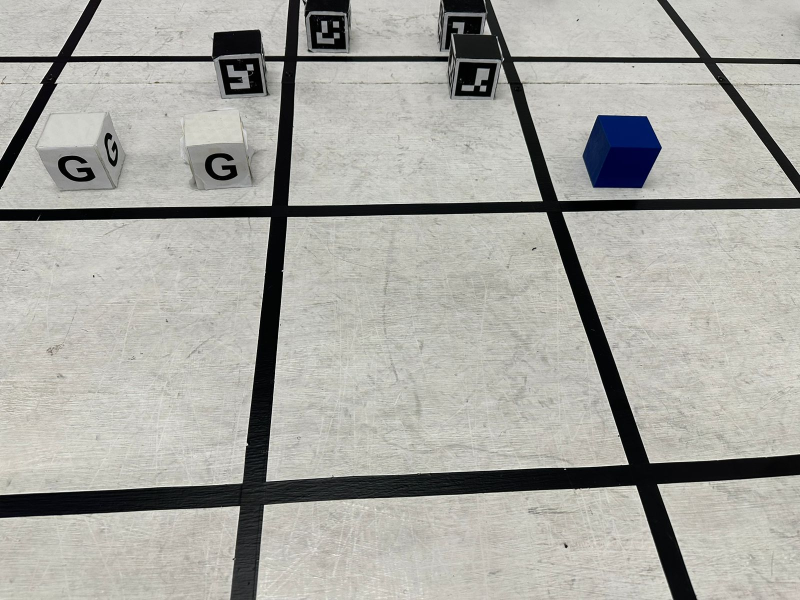
#> input picture Vision/lineas1.jpeg, 1600 x 1200 px, found by its file name (shown at 1/2 size)
$ python getline.py
#> lines starting #> are read from the running program, lines starting #| are printed output that depends on the picture; after the words box and inside, x2 and y2 are one past the last pixel; in counts of white or black regions, pixels touching at a corner belong together
import cv2
import numpy as np
import imutils

def get_countourn(image):
    # Convert the image to grayscale
    gray = cv2.cvtColor(image, cv2.COLOR_BGR2GRAY)

    # Apply Canny edge detection
    edges = cv2.Canny(gray, threshold1=50, threshold2=150)

    # Find contours in the edge-detected image
    contours, _ = cv2.findContours(edges, cv2.RETR_EXTERNAL, cv2.CHAIN_APPROX_SIMPLE)

    # Create an empty image to draw the detected lines
    result = np.zeros_like(image)

    # Define the lower and upper bounds for black color in BGR format
    lower_black = np.array([0, 0, 0], dtype=np.uint8)
    upper_black = np.array([30, 30, 30], dtype=np.uint8)

    # Iterate through the contours and filter black lines
    for contour in contours:
        x, y, w, h = cv2.boundingRect(contour)
        roi = image[y:y+h, x:x+w]

        # Calculate the mean color of the region of interest (ROI)
        mean_color = np.mean(roi, axis=(0, 1))

        # Check if the mean color falls within the black color range
        if np.all(mean_color >= lower_black) and np.all(mean_color <= upper_black):
            cv2.drawContours(result, [contour], -1, (0, 255, 0), 2)  # Draw the contour in green
    return result

# Load the image
image = imutils.resize(cv2.imread('/home/jabv/Desktop/LARC-2023/Vision/lineas1.jpeg'),width=640)
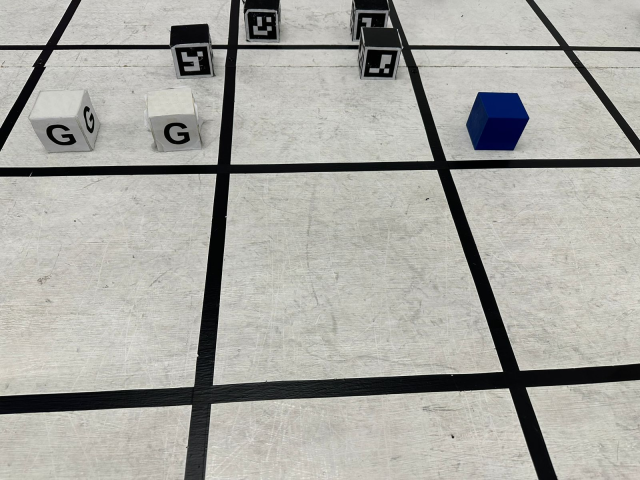
#> image: shape (480, 640, 3); mean B, G, R 162.2, 167.8, 168.2

resp = get_countourn(image)
#> in get_countourn, `edges = cv2.Canny(gray, threshold1=50, threshold2=150)`:
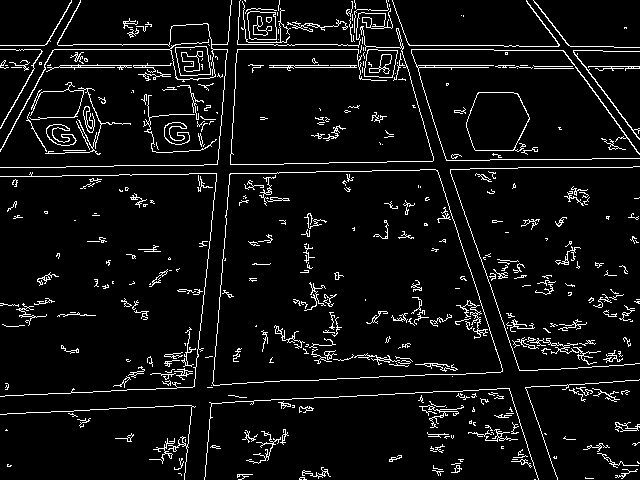
#> edges: shape (480, 640); 6.3% white in thin lines or dots
#> in get_countourn, `contours, _ = cv2.findContours(edges, cv2.RETR_EXTERNAL, cv2.CHAIN_APP..`: contours = 326 contours, 276 with area under 20; largest, box (x1, y1, x2, y2) and area: (212, 169, 503, 386) 51586, (466, 92, 530, 152) 2982, (175, 46, 211, 76) 874, (364, 49, 398, 78) 790, (247, 11, 277, 40) 742
#> the loop in get_countourn, `for contour in contours:` made 326 passes
#> (x, y, w, h, mean_color) on passes 3 to 5: (299, 477, 8, 3, [199.2, 208.2, 212.2]), (237, 474, 16, 6, [195.3, 203.2, 206.3]), (178, 473, 4, 3, [174.2, 182.2, 185.7])
#> after the loop in get_countourn, `for contour in contours:`:
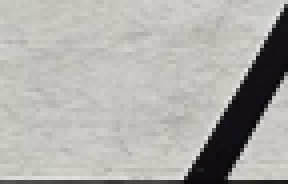
#> roi: shape (46, 72, 3) (shown 4 times larger); mean B, G, R 170.1, 173.6, 174.5
cv2.imshow('image', resp)


cv2.waitKey(0)
cv2.destroyAllWindows()

$ run again, with Vision/lineas2.jpeg copied over Vision/lineas1.jpeg
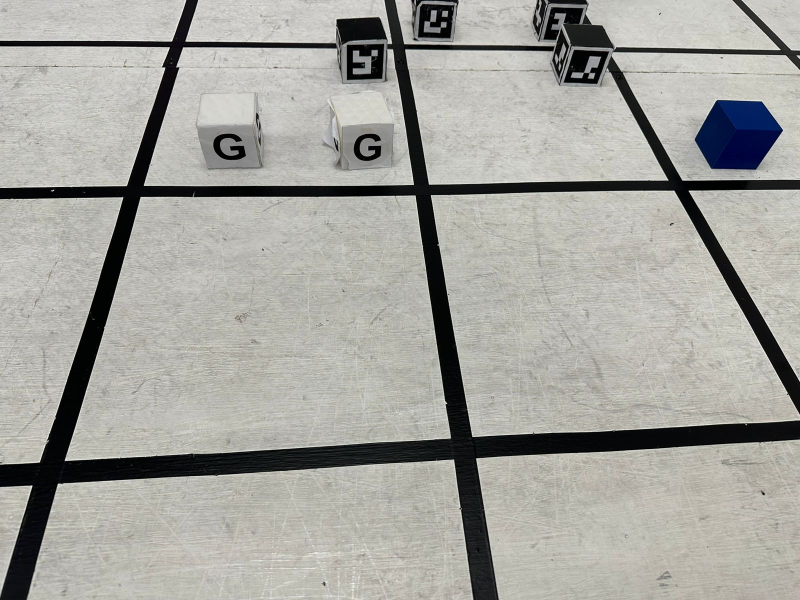
#> input picture Vision/lineas2.jpeg, 1600 x 1200 px, found by its file name (shown at 1/2 size)
#> in get_countourn, `edges = cv2.Canny(gray, threshold1=50, threshold2=150)`:
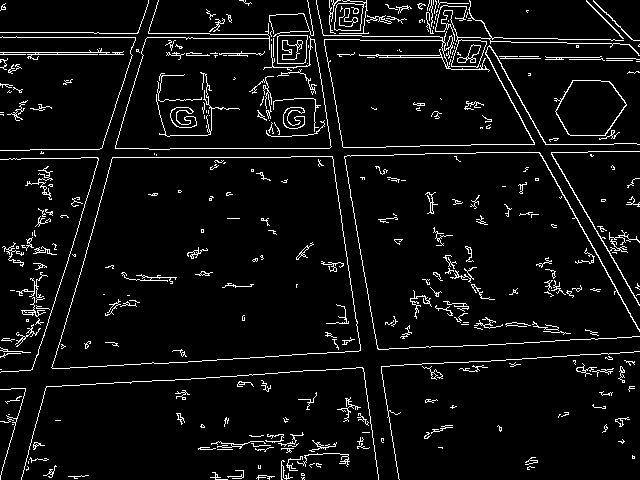
#> edges: shape (480, 640); 5.6% white in thin lines or dots
#> contours = 294 contours, 259 with area under 20; largest, box (x1, y1, x2, y2) and area: (51, 156, 361, 369) 53394, (554, 80, 627, 136) 2942, (277, 35, 308, 64) 809, (435, 0, 640, 68) 770, (334, 0, 369, 34) 704
#> the loop in get_countourn, `for contour in contours:` made 294 passes
#> (x, y, w, h, mean_color) on passes 1 to 3: (301, 477, 4, 3, [171.8, 180.8, 184.8]), (256, 475, 19, 5, [189.3, 196, 196.6]), (68, 475, 21, 4, [176.4, 186.2, 186.2])
#> after the loop in get_countourn, `for contour in contours:`:
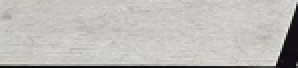
#> roi: shape (34, 149, 3) (shown 2 times larger); mean B, G, R 183.8, 187.5, 188.5

$ run again, with Vision/lineas3.jpeg copied over Vision/lineas1.jpeg
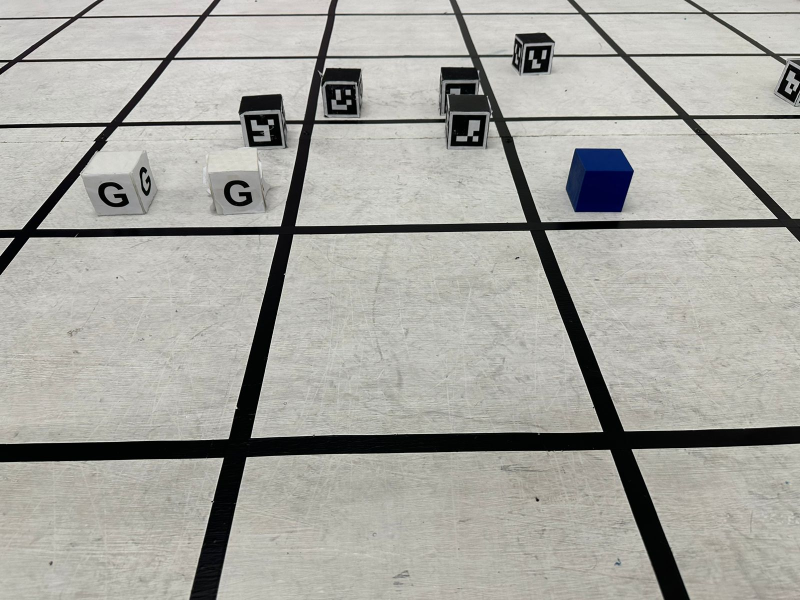
#> input picture Vision/lineas3.jpeg, 1600 x 1200 px, found by its file name (shown at 1/2 size)
#> `image = imutils.resize(cv2.imread('/home/jabv/Desktop/LARC-2023/Vision..`:
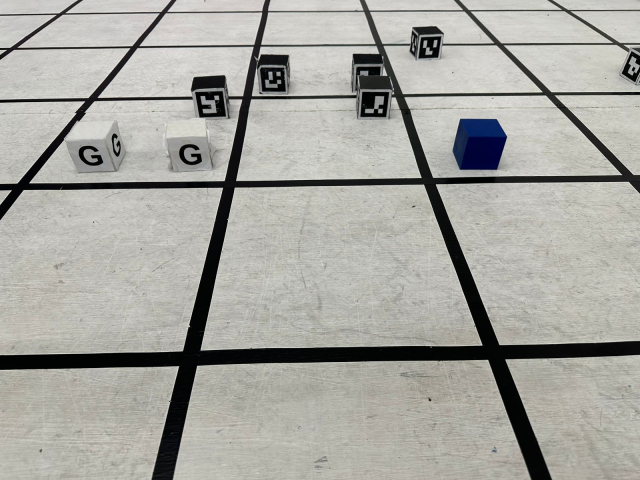
#> image: shape (480, 640, 3); mean B, G, R 160.1, 165.9, 166.3
#> in get_countourn, `edges = cv2.Canny(gray, threshold1=50, threshold2=150)`:
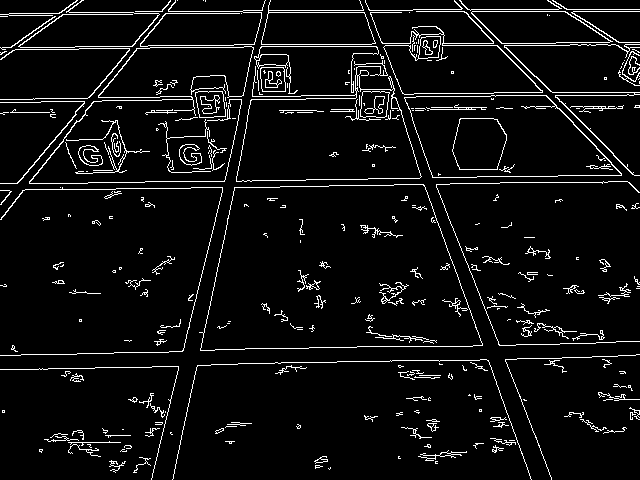
#> edges: shape (480, 640); 5.9% white in thin lines or dots
#> contours = 229 contours, 198 with area under 20; largest, box (x1, y1, x2, y2) and area: (199, 184, 483, 351) 38118, (236, 60, 422, 182) 13792, (404, 95, 622, 178) 13445, (261, 0, 376, 45) 3368, (471, 11, 613, 44) 3290
#> the loop in get_countourn, `for contour in contours:` made 229 passes
#> (x, y, w, h, mean_color) on passes 1 to 3: (328, 467, 3, 3, [159.6, 169.6, 169.6]), (315, 465, 8, 4, [150.8, 156.4, 157.6]), (435, 461, 3, 3, [150.1, 159.9, 160.1])

$ run again, with Vision/lineas4.jpeg copied over Vision/lineas1.jpeg
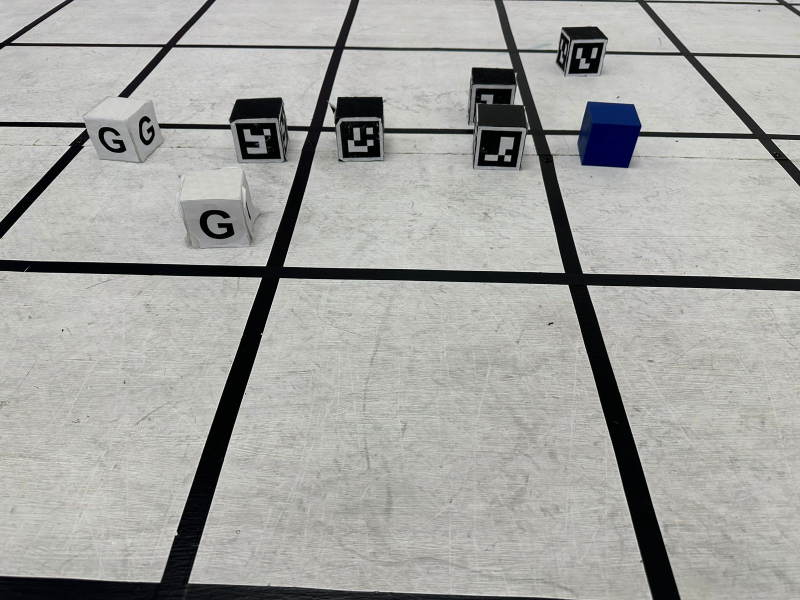
#> input picture Vision/lineas4.jpeg, 1600 x 1200 px, found by its file name (shown at 1/2 size)
#> in get_countourn, `edges = cv2.Canny(gray, threshold1=50, threshold2=150)`:
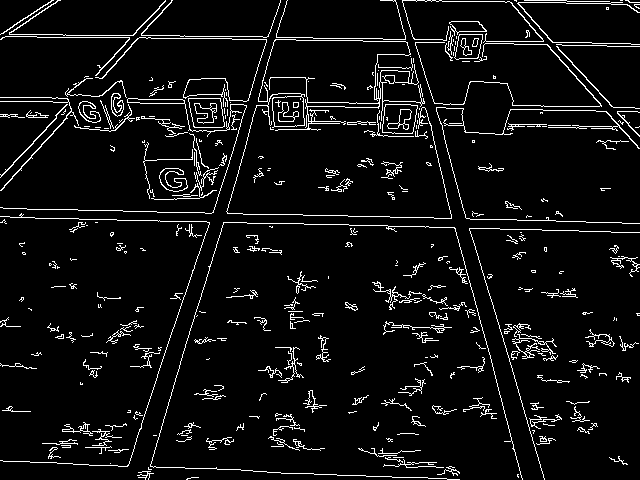
#> edges: shape (480, 640); 6.2% white in thin lines or dots
#> contours = 346 contours, 301 with area under 20; largest, box (x1, y1, x2, y2) and area: (226, 39, 452, 219) 1332, (188, 98, 225, 128) 912, (382, 104, 418, 134) 902, (454, 34, 483, 60) 566, (159, 168, 188, 192) 318
#> the loop in get_countourn, `for contour in contours:` made 346 passes
#> (x, y, w, h, mean_color) on passes 1 to 3: (186, 477, 13, 3, [33.64, 30.1, 27.46]), (517, 474, 2, 4, [173.2, 178.2, 179.2]), (137, 471, 17, 9, [24.55, 20.33, 19.08])
#> after the loop in get_countourn, `for contour in contours:`:
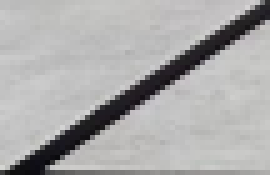
#> roi: shape (35, 54, 3) (shown 5 times larger); mean B, G, R 171, 171.1, 171.7
